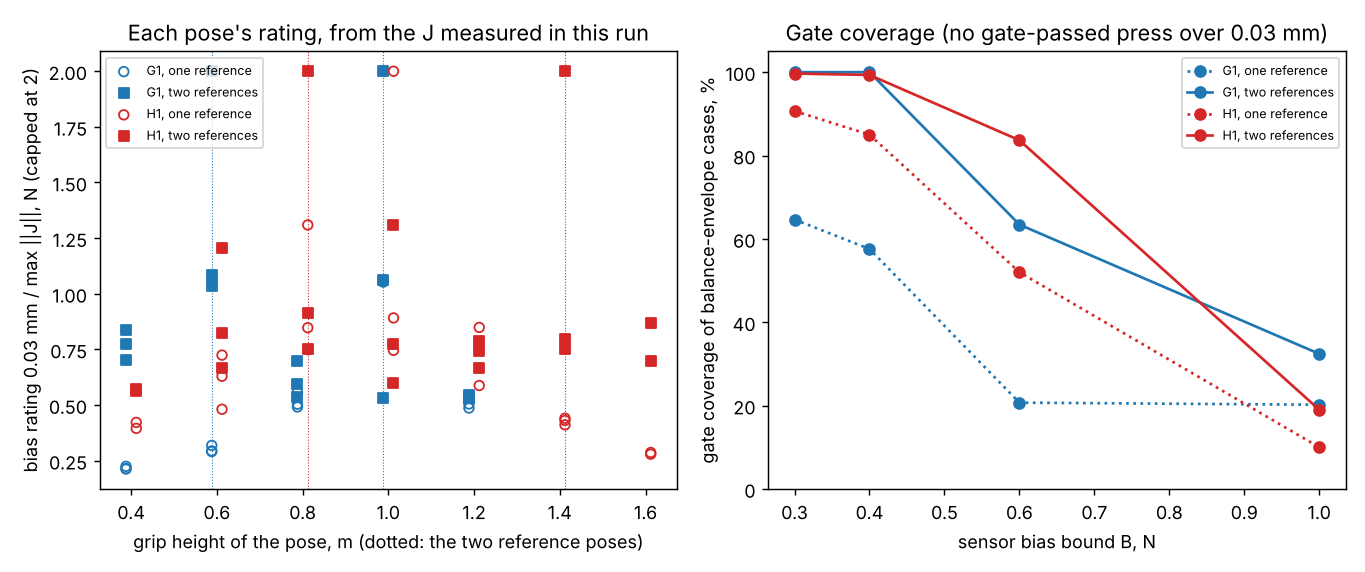

Here is the Python script that generated this plot:
"""Figure for milestone 69: python experiments/m69_tworef/figure.py (reads results.json).

Left: each pose's bias rating, 0.03 mm / max_k ||J_k|| from the J measured afresh in this run, against its grip
height, with the one reference pose (hollow) and with two (filled); the references are marked. Right: gate coverage
of the balance-envelope cases against the bias bound B, per robot and arm, under each arm's direct-aimed bias."""
import json
import os

import matplotlib
matplotlib.use("Agg")
import matplotlib.pyplot as plt  # noqa: E402

HERE = os.path.dirname(os.path.abspath(__file__))
D = json.load(open(os.path.join(HERE, "results.json")))
SPEC, BS, S = D["spec_mm"], D["bs"], D["S"]

fig, (a1, a2) = plt.subplots(1, 2, figsize=(10.5, 4.4))
for n, col, dx in (("g1", "C0", -0.012), ("h1", "C3", 0.012)):
    for arm, mk in (("one", "o"), ("two", "s")):
        pts = {}
        for x in D["runs"]:
            if x["robot"] != n:
                continue
            for rec in x["rows"]:
                jj = rec["J"][arm]
                if jj is not None:
                    pts[tuple(rec["pose"])] = max(jj["gn"])
        xs = [p[0] + dx for p in pts]
        ys = [min(SPEC / g, 2.0) if g > 1e-12 else 2.0 for g in pts.values()]
        a1.scatter(xs, ys, marker=mk, s=28, edgecolors=col, facecolors=col if arm == "two" else "none",
                   label=f"{n.upper()}, {'one reference' if arm == 'one' else 'two references'}")
    for r in D["plan"][n]["refs"]:
        a1.axvline(r[0] + dx, color=col, lw=0.6, ls=":")
a1.set_xlabel("grip height of the pose, m (dotted: the two reference poses)")
a1.set_ylabel("bias rating 0.03 mm / max ||J||, N (capped at 2)")
a1.set_title("Each pose's rating, from the J measured in this run")
a1.legend(fontsize=7, loc="upper left")
for n, col in (("g1", "C0"), ("h1", "C3")):
    for arm, ls in (("one", ":"), ("two", "-")):
        a2.plot(BS, [S[f"{n} {b:g} {arm}"]["gcov"] for b in BS], ls, color=col, marker="o",
                label=f"{n.upper()}, {'one reference' if arm == 'one' else 'two references'}")
a2.set_xlabel("sensor bias bound B, N")
a2.set_ylabel("gate coverage of balance-envelope cases, %")
a2.set_ylim(0, 105)
a2.set_title("Gate coverage (no gate-passed press over 0.03 mm)")
a2.legend(fontsize=7)
fig.tight_layout()
fig.savefig(os.path.join(HERE, "figure.png"), dpi=130)
print("wrote figure.png")
